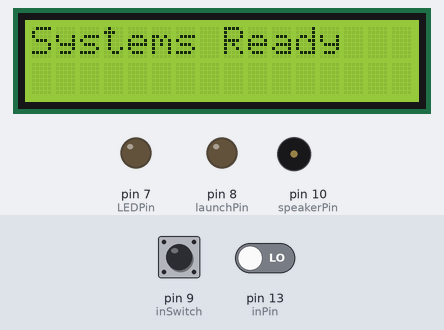
This sketch was run on a simulated Arduino Uno, built with avr-gcc and run on an emulated ATmega328P. Shown: 16×2 character LCD, output pins drawn as LEDs (lit = HIGH), buzzer (waves = sounding). Inputs (shaded band) come from the test bench; at power-on: pin 9 (inSwitch) LOW, pin 13 (inPin) LOW. What the sketch prints to the serial monitor is not drawn.

Above: at 2.0 s.
2.1 s: pin 9 (inSwitch) pulled HIGH for 0.15 s
At 3.3 s:
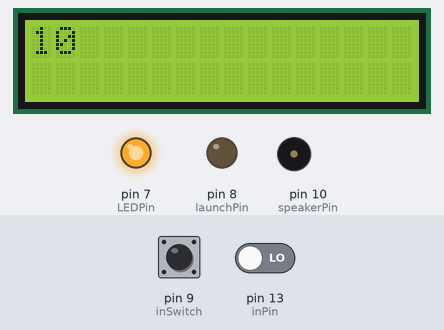
At 17.7 s:
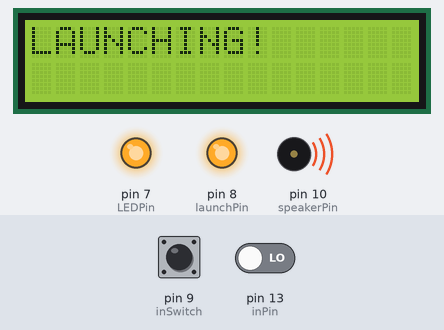
Timing chart, 0 to 25.8 s (numbered marks = the images above; inputs shaded):
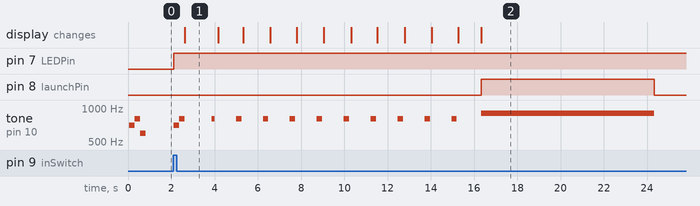

The sketch:

Rocket_Launcher.ino
```cpp
//By Rainbowz4U, inspired by Chris Hall's Project
#include <LiquidCrystal.h>
#include <Wire.h>

//LCD Setup
const int rs = 12, en = 11, d4 = 5, d5 = 4, d6 = 3, d7 = 2;
LiquidCrystal lcd(rs, en, d4, d5, d6, d7);


//Button Setup
int inPin = 13;   // pushbutton connected to digital pin 13
int button = 1;     // variable to store the read value

//Switch Setup
int inSwitch = 9;
int button2 = 0;

//Speaker Setup
int speakerPin = 10; //Piezo to digital pin 10

//Launch Pin Setup
int launchPin = 8; //connected to digital pin 8, HIGH closes circuit to ignitors so rocket goes boom!

//Seconds Setup
int seconds = 11;
int h = seconds * 100;

//LED Setup
int LEDPin = 7;

void setup() {
  Serial.begin(9600);

  //Button Setup
  pinMode(inPin, INPUT);      // sets the digital pin 7 as input

  //Launch Pin Setup
  pinMode(launchPin, OUTPUT);

  //Switch Setup
  pinMode(inSwitch, INPUT);

  //LED Setup
  pinMode(LEDPin, OUTPUT);

  //LCD Setup
   lcd.begin(16, 2);
   lcd.print("Systems Ready");

    //Play startup Sound
    tone(speakerPin, 700);
    delay(250);
    noTone(speakerPin);
    tone(speakerPin, 800);
    delay(250);
    noTone(speakerPin);
    tone(speakerPin, 600);
    delay(250);
    noTone(speakerPin);

    Serial.println("Initialization Complete");
}

void loop() {
  if (button2 == LOW) {

    //Button
    button2 = digitalRead(inSwitch);   // read the input pin
    digitalWrite(LEDPin, LOW);


   delay(10);
  }

 if (button2 == HIGH) {
  digitalWrite(LEDPin, HIGH);
  button2 = digitalRead(inSwitch);
  button = digitalRead(inPin);
  if (button == 0 ){ //Code for Launch Button Pressed
    Serial.println("LAUNCH ACTIVATED");

    //Play Sound
    tone(speakerPin, 700);
    delay(250);
    noTone(speakerPin);
    tone(speakerPin, 800);
    delay(250);
    noTone(speakerPin);

   for (h!=0; h--;){

        lcd.clear();
        lcd.print(h/100);

        //Play sound last 10 seconds
        if (h <= 1000) {
          if (h == 1000 ){
            tone(speakerPin, 800); //Play sound
          }
            if (h <= 1000 && (h % 100) / 10 == 0 && h > 50){
            tone(speakerPin, 800); //Play sound
          }
           if ((h % 100) / 10 == 8) {
              noTone(speakerPin);}
         }

        delay(10);
    }

    //Launch Power to Igniter
    digitalWrite(launchPin, HIGH);
    tone(speakerPin, 900); //Play sound
    lcd.clear();
    lcd.write("LAUNCHING!");
    delay(8000); //Send current to ignitor for 8 seconds
    digitalWrite(launchPin, LOW); //Turn Power off after 8 Seconds.
    noTone(speakerPin);
    //initialize
    delay(5000);

    button =1;
    button2 =LOW;

  }
  else if (button2 == LOW) {
    digitalWrite(LEDPin, LOW);
    lcd.clear();
    lcd.write("Systems Ready");
  }
 }


}
```

Measured:
- after the input at 2.1 s, pin 7 (LEDPin): LOW → HIGH at once; pin 8 (launchPin): LOW → HIGH after 14.2 s, → LOW 8.0 s later
- what the display in image 1 shows lasts 1.6 s, from 2.6 s to 4.2 s
